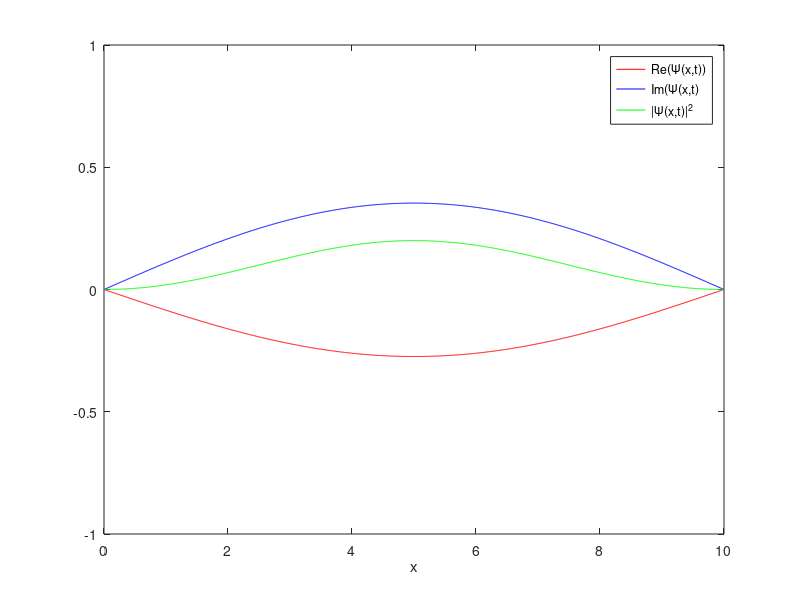

Recreate this plot in MATLAB.
clear all;
%{
%%%%%%%%%%
Simulation for One - Dimensional Particle in a Box (stationary states)
Quadrature used: Trapezoidal Rule

with 
hbar =1
L =10 
mass =1
%%%%%%%%%%
%}

%%%%%stationary state animation%%%%%
% system parameters
n=1;
h_bar= 1;
m=1;
L =10;
num_points = 1000;

%grid
x = linspace(0,L,num_points);

%basis function and enrgy value
fx = sqrt(2/L)* sin((pi/L)*n*x);
En =((n*pi*h_bar)^2 / (2*m*L));

% simulation
figure,hold off
for t=0:0.05:2
    wf_real= fx*cos((En\h_bar)*t);
    wf_im = fx*sin(-(En\h_bar)*t);
    
    %plotting real, imaginary and probability density
    p1 = plot(x,wf_real ,'r');
    hold on
    p2 = plot(x,wf_im, 'b');
    p3 = plot(x, abs(wf_real+1i*wf_im).^2, 'g');
    hold off
    
    %labeling
    legend([p1,p2,p3], 'Re(\Psi(x,t))', 'Im(\Psi(x,t)', '|\Psi(x,t)|^2')
    xlabel('x')
    axis([0,L, -1,1])
    pause(0.01)
end
